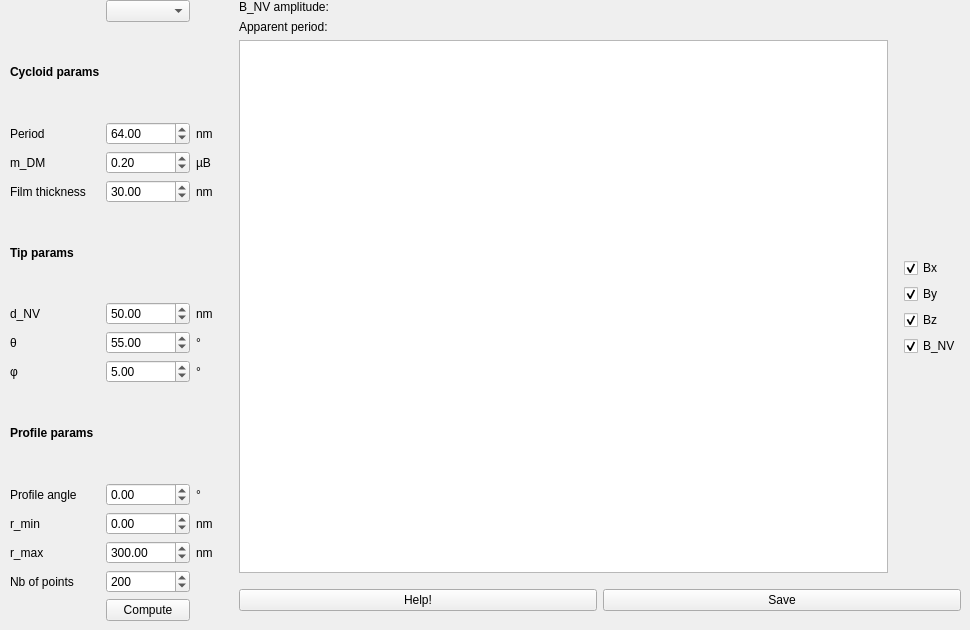
    <widget class="QWidget" name="tab">
     <attribute name="title">
      <string>001, type 1</string>
     </attribute>
     <widget class="QWidget" name="horizontalLayoutWidget">
      <property name="geometry">
       <rect>
        <x>0</x>
        <y>0</y>
        <width>961</width>
        <height>621</height>
       </rect>
      </property>
      <layout class="QHBoxLayout" name="horizontalLayout">
       <property name="leftMargin">
        <number>0</number>
       </property>
       <item>
        <layout class="QGridLayout" name="gridLayout_2">
         <property name="leftMargin">
          <number>10</number>
         </property>
         <property name="rightMargin">
          <number>10</number>
         </property>
         <item row="3" column="2">
          <widget class="QLabel" name="label_11">
           <property name="text">
            <string>µB</string>
           </property>
          </widget>
         </item>
         <item row="4" column="2">
          <widget class="QLabel" name="label_12">
           <property name="text">
            <string>nm</string>
           </property>
          </widget>
         </item>
         <item row="1" column="0">
          <widget class="QLabel" name="label">
           <property name="font">
            <font>
             <weight>75</weight>
             <bold>true</bold>
            </font>
           </property>
           <property name="text">
            <string>Cycloid params</string>
           </property>
          </widget>
         </item>
         <item row="2" column="0">
          <widget class="QLabel" name="label_2">
           <property name="text">
            <string>Period</string>
           </property>
          </widget>
         </item>
         <item row="12" column="1">
          <widget class="QDoubleSpinBox" name="xmin_001t1_doubleSpinBox">
           <property name="locale">
            <locale language="English" country="UnitedStates"/>
           </property>
           <property name="minimum">
            <double>-99999.000000000000000</double>
           </property>
           <property name="maximum">
            <double>99999.990000000005239</double>
           </property>
          </widget>
         </item>
         <item row="12" column="0">
          <widget class="QLabel" name="label_52">
           <property name="text">
            <string>r_min</string>
           </property>
          </widget>
         </item>
         <item row="11" column="0">
          <widget class="QLabel" name="label_9">
           <property name="text">
            <string>Profile angle</string>
           </property>
          </widget>
         </item>
         <item row="9" column="1">
          <widget class="QDoubleSpinBox" name="phi_001t1_doubleSpinBox">
           <property name="locale">
            <locale language="English" country="UnitedStates"/>
           </property>
           <property name="minimum">
            <double>-360.000000000000000</double>
           </property>
           <property name="maximum">
            <double>360.000000000000000</double>
           </property>
           <property name="value">
            <double>5.000000000000000</double>
           </property>
          </widget>
         </item>
         <item row="14" column="0">
          <widget class="QLabel" name="label_54">
           <property name="text">
            <string>Nb of points</string>
           </property>
          </widget>
         </item>
         <item row="7" column="0">
          <widget class="QLabel" name="label_7">
           <property name="text">
            <string>θ</string>
           </property>
          </widget>
         </item>
         <item row="10" column="0">
          <widget class="QLabel" name="label_51">
           <property name="font">
            <font>
             <weight>75</weight>
             <bold>true</bold>
            </font>
           </property>
           <property name="text">
            <string>Profile params</string>
           </property>
          </widget>
         </item>
         <item row="13" column="0">
          <widget class="QLabel" name="label_53">
           <property name="text">
            <string>r_max</string>
           </property>
          </widget>
         </item>
         <item row="3" column="1">
          <widget class="QDoubleSpinBox" name="mDM_001t1_doubleSpinBox">
           <property name="locale">
            <locale language="English" country="UnitedStates"/>
           </property>
           <property name="value">
            <double>0.200000000000000</double>
           </property>
          </widget>
         </item>
         <item row="0" column="1">
          <widget class="QComboBox" name="k_001t1_comboBox"/>
         </item>
         <item row="2" column="2">
          <widget class="QLabel" name="label_10">
           <property name="text">
            <string>nm</string>
           </property>
          </widget>
         </item>
         <item row="9" column="0">
          <widget class="QLabel" name="label_8">
           <property name="text">
            <string>φ</string>
           </property>
          </widget>
         </item>
         <item row="11" column="1">
          <widget class="QDoubleSpinBox" name="prof_001t1_doubleSpinBox">
           <property name="locale">
            <locale language="English" country="UnitedStates"/>
           </property>
           <property name="minimum">
            <double>-360.000000000000000</double>
           </property>
           <property name="maximum">
            <double>360.000000000000000</double>
           </property>
          </widget>
         </item>
         <item row="9" column="2">
          <widget class="QLabel" name="label_14">
           <property name="text">
            <string>°</string>
           </property>
          </widget>
         </item>
         <item row="14" column="1">
          <widget class="QSpinBox" name="nb_pts_001t1_spinBox">
           <property name="locale">
            <locale language="English" country="UnitedStates"/>
           </property>
           <property name="maximum">
            <number>5000</number>
           </property>
           <property name="value">
            <number>200</number>
           </property>
          </widget>
         </item>
         <item row="6" column="1">
          <widget class="QDoubleSpinBox" name="dNV_001t1_doubleSpinBox">
           <property name="locale">
            <locale language="English" country="UnitedStates"/>
           </property>
           <property name="maximum">
            <double>999.990000000000009</double>
           </property>
           <property name="value">
            <double>50.000000000000000</double>
           </property>
          </widget>
         </item>
         <item row="4" column="1">
          <widget class="QDoubleSpinBox" name="t_001t1_doubleSpinBox">
           <property name="locale">
            <locale language="English" country="UnitedStates"/>
           </property>
           <property name="maximum">
            <double>999999.989999999990687</double>
           </property>
           <property name="value">
            <double>30.000000000000000</double>
           </property>
          </widget>
         </item>
         <item row="4" column="0">
          <widget class="QLabel" name="label_4">
           <property name="text">
            <string>Film thickness</string>
           </property>
          </widget>
         </item>
         <item row="6" column="0">
          <widget class="QLabel" name="label_6">
           <property name="text">
            <string>d_NV</string>
           </property>
          </widget>
         </item>
         <item row="7" column="1">
          <widget class="QDoubleSpinBox" name="theta_001t1_doubleSpinBox">
           <property name="locale">
            <locale language="English" country="UnitedStates"/>
           </property>
           <property name="minimum">
            <double>-360.000000000000000</double>
           </property>
           <property name="maximum">
            <double>360.000000000000000</double>
           </property>
           <property name="value">
            <double>55.000000000000000</double>
           </property>
          </widget>
         </item>
         <item row="6" column="2">
          <widget class="QLabel" name="label_16">
           <property name="text">
            <string>nm</string>
           </property>
          </widget>
         </item>
         <item row="3" column="0">
          <widget class="QLabel" name="label_3">
           <property name="text">
            <string>m_DM</string>
           </property>
          </widget>
         </item>
         <item row="11" column="2">
          <widget class="QLabel" name="label_15">
           <property name="text">
            <string>°</string>
           </property>
          </widget>
         </item>
         <item row="7" column="2">
          <widget class="QLabel" name="label_13">
           <property name="text">
            <string>°</string>
           </property>
          </widget>
         </item>
         <item row="5" column="0">
          <widget class="QLabel" name="label_5">
           <property name="font">
            <font>
             <weight>75</weight>
             <bold>true</bold>
            </font>
           </property>
           <property name="text">
            <string>Tip params</string>
           </property>
          </widget>
         </item>
         <item row="2" column="1">
          <widget class="QDoubleSpinBox" name="period_001t1_doubleSpinBox">
           <property name="locale">
            <locale language="English" country="UnitedStates"/>
           </property>
           <property name="minimum">
            <double>0.000000000000000</double>
           </property>
           <property name="maximum">
            <double>9999.989999999999782</double>
           </property>
           <property name="value">
            <double>64.000000000000000</double>
           </property>
          </widget>
         </item>
         <item row="13" column="1">
          <widget class="QDoubleSpinBox" name="xmax_001t1_doubleSpinBox">
           <property name="locale">
            <locale language="English" country="UnitedStates"/>
           </property>
           <property name="minimum">
            <double>-99999.000000000000000</double>
           </property>
           <property name="maximum">
            <double>99999.990000000005239</double>
           </property>
           <property name="value">
            <double>300.000000000000000</double>
           </property>
          </widget>
         </item>
         <item row="15" column="1">
          <widget class="QPushButton" name="compute_001t1_pushButton">
           <property name="text">
            <string>Compute</string>
           </property>
          </widget>
         </item>
         <item row="12" column="2">
          <widget class="QLabel" name="label_55">
           <property name="text">
            <string>nm</string>
           </property>
          </widget>
         </item>
         <item row="13" column="2">
          <widget class="QLabel" name="label_56">
           <property name="text">
            <string>nm</string>
           </property>
          </widget>
         </item>
        </layout>
       </item>
       <item>
        <layout class="QVBoxLayout" name="verticalLayout">
         <property name="leftMargin">
          <number>10</number>
         </property>
         <property name="bottomMargin">
          <number>10</number>
         </property>
         <item>
          <widget class="QLabel" name="ampl_001t1_label">
           <property name="locale">
            <locale language="English" country="UnitedStates"/>
           </property>
           <property name="text">
            <string>B_NV amplitude:</string>
           </property>
          </widget>
         </item>
         <item>
          <widget class="QLabel" name="period_001t1_label">
           <property name="locale">
            <locale language="English" country="UnitedStates"/>
           </property>
           <property name="text">
            <string>Apparent period:</string>
           </property>
          </widget>
         </item>
         <item>
          <layout class="QHBoxLayout" name="horizontalLayout_3">
           <item>
            <widget class="PlotWidget" name="type1_001_graphicsView"/>
           </item>
           <item>
            <layout class="QVBoxLayout" name="verticalLayout_3">
             <property name="leftMargin">
              <number>10</number>
             </property>
             <item>
              <spacer name="verticalSpacer">
               <property name="orientation">
                <enum>Qt::Vertical</enum>
               </property>
               <property name="sizeHint" stdset="0">
                <size>
                 <width>20</width>
                 <height>40</height>
                </size>
               </property>
              </spacer>
             </item>
             <item>
              <widget class="QCheckBox" name="Bx_001t1_checkBox">
               <property name="text">
                <string>Bx</string>
               </property>
               <property name="checked">
                <bool>true</bool>
               </property>
              </widget>
             </item>
             <item>
              <widget class="QCheckBox" name="By_001t1_checkBox">
               <property name="text">
                <string>By</string>
               </property>
               <property name="checked">
                <bool>true</bool>
               </property>
              </widget>
             </item>
             <item>
              <widget class="QCheckBox" name="Bz_001t1_checkBox">
               <property name="text">
                <string>Bz</string>
               </property>
               <property name="checked">
                <bool>true</bool>
               </property>
              </widget>
             </item>
             <item>
              <widget class="QCheckBox" name="BNV_001t1_checkBox">
               <property name="text">
                <string>B_NV</string>
               </property>
               <property name="checked">
                <bool>true</bool>
               </property>
              </widget>
             </item>
             <item>
              <spacer name="verticalSpacer_2">
               <property name="orientation">
                <enum>Qt::Vertical</enum>
               </property>
               <property name="sizeHint" stdset="0">
                <size>
                 <width>20</width>
                 <height>40</height>
                </size>
               </property>
              </spacer>
             </item>
            </layout>
           </item>
          </layout>
         </item>
         <item>
          <layout class="QHBoxLayout" name="horizontalLayout_2">
           <property name="topMargin">
            <number>10</number>
           </property>
           <item>
            <widget class="QPushButton" name="help_001t1_pushButton">
             <property name="text">
              <string>Help!</string>
             </property>
            </widget>
           </item>
           <item>
            <widget class="QPushButton" name="save_001t1_pushButton">
             <property name="text">
              <string>Save</string>
             </property>
            </widget>
           </item>
          </layout>
         </item>
        </layout>
       </item>
      </layout>
     </widget>
    </widget>
